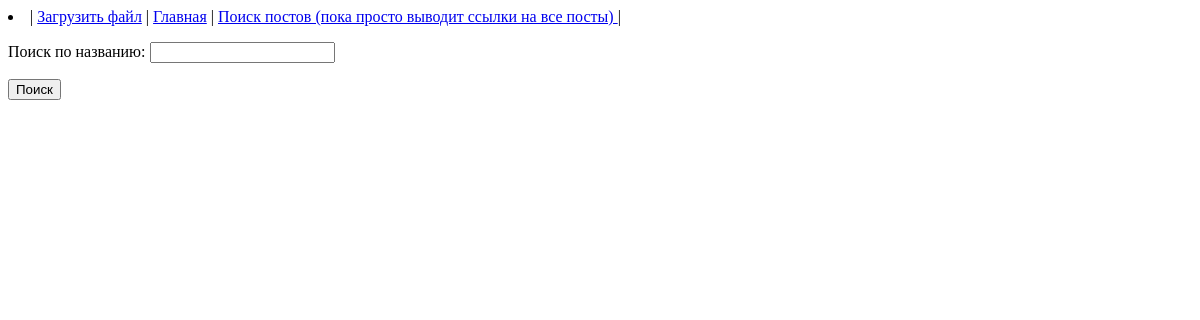
The app's page /search/, older data.
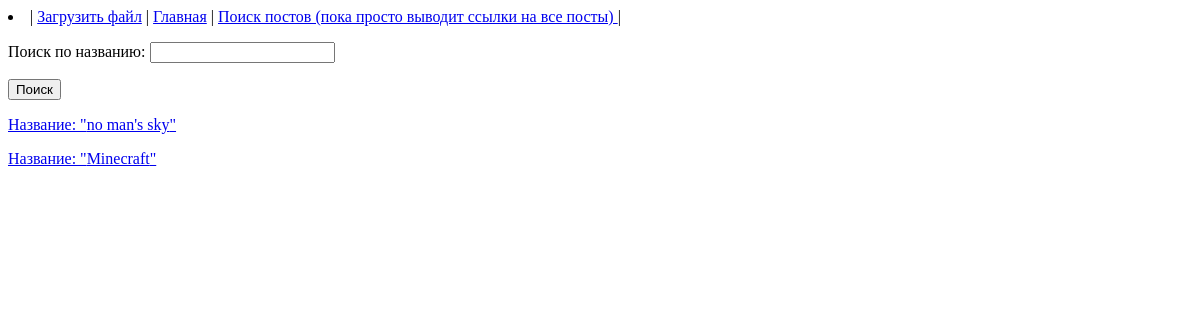
The same page, newer data.
### GamersSFU/models.py (models this page shows, shortened)
class Game(models.Model):
    Title = models.CharField(max_length=255)
    Description = models.CharField(max_length=1024)
    GameFile = models.ForeignKey(ZipFile, on_delete=models.CASCADE, null=False)
    Developer = models.ForeignKey(MyUsers, on_delete=models.DO_NOTHING, null=True)
    class Meta:
        verbose_name = 'Стрыницы игр'
        ordering = [ 'id' ]

### GamersSFU/views.py (the view, shortened to what this page needs)
# urls.py: path("search/", views.search.as_view(), name="search"),
class search(View):
    def get(self, request):
        return render(request, 'search.html', {'searched' : Game.objects.all(), 'search_form' : SearchForm })

### templates/search.html (shortened to what this page needs)
{% load static %}
<html>
    <head>
        {% include 'header.html' %}
    </head>
    <body>
        <div>
            <form method="post" enctype="multipart/form-data">
                {{search_form.as_p}}
                <button type=“submit”>Поиск</button>
            </form>
        </div>
        {% for c in searched %}
            <div>
                <a href="/getpost/?post_id={{c.id}}">Название: "{{ c.Title }}"</p>
            </div>
        {% endfor  %}
    </body>
</html>

Row changes from the older to the newer data that the page shows:
added Game: Title "no man's sky"
added Game: Title "Minecraft"
